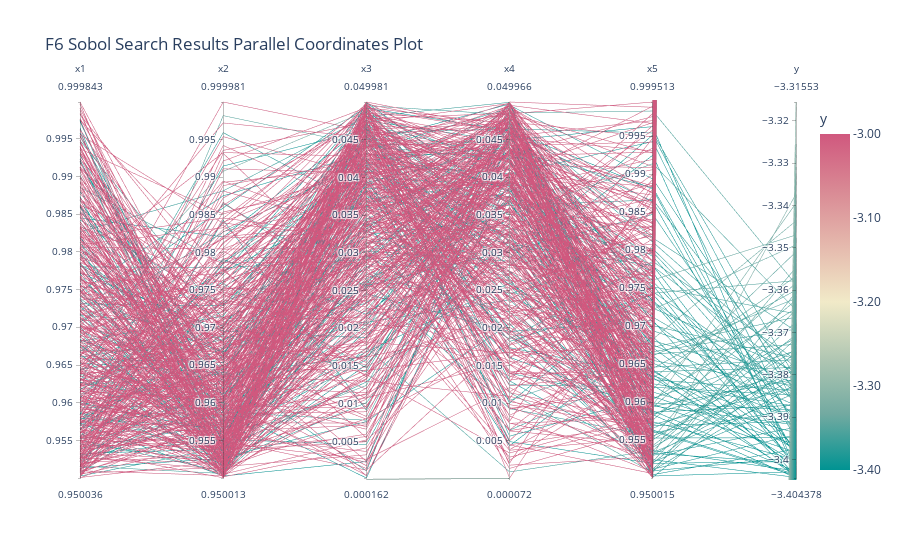

The notebook cell saved with this chart:
### Code cell
from scipy.stats.qmc import Sobol

def sample_sobol_sequence(domain_bounds, num_samples):
    dim = len(domain_bounds)
    sobol_sampler = Sobol(d=dim, scramble=True)
    samples = sobol_sampler.random_base2(m=int(np.log2(num_samples)))
    # Rescale samples to the domain bounds
    rescaled_samples = np.array([start + (end - start) * samples[:, i] for i, (start, end) in enumerate(domain_bounds)]).T
    return rescaled_samples

# Example usage
#domain_bounds = [(0, 1), (0, 1), (0, 1)]  # 3D problem
#num_samples = 1000
#sobol_samples = sample_sobol_sequence(domain_bounds, num_samples)
#print("Sobol sequence samples:", sobol_samples.shape[0])

domain_bounds= [(0.99, 1), (0.97, 1), (0, 0.05),(0, 0.05),(0.97,1)]
num_points_per_dimension = 2048  # Number of points along each dimension
X_sobol_grid_hv = sample_sobol_sequence(domain_bounds, num_points_per_dimension)


# Select updated kappa & xi based on the nth week
# Example for a specific week (e.g., week 1)
week_index = current_week_index  # For week 10, as indexing starts from 0
xi_value = xi_array[week_index]
kappa_value = kappa_array[week_index]


# EI, PI, UCB next point calcuation
next_point_ei, next_point_pi, next_point_ucb = propose_next_point(xi_value,kappa_value,X_sobol_grid_hv,best_gp,'sklearn')

#mse, r2 = evaluate_model_performance(best_gp, X_new_points, Y_new_points,'sklearn')
#print(f"MSE: {mse}")
#print(f"R-squared: {r2}")

#print_timestamp()


y_highvalue_pred = predict_in_batches(best_gp, X_sobol_grid_hv, batch_size=10000)


# After evaluation, you can create a DataFrame for analysis
df_evaluation = pd.DataFrame(X_sobol_grid_hv, columns=[f'x{i+1}' for i in range(len(domain_bounds))])
df_evaluation['y'] = y_highvalue_pred

# Sort the DataFrame by 'y' in descending order to get the smallest values at the top
sorted_df_hv = df_evaluation.sort_values(by='y', ascending=False)

# Take the top n entries after sorting
n_samples = 500  # Adjust n to your preferred sample size
sampled_df_hv = sorted_df_hv.head(n_samples)
print(sampled_df_hv.head(20))

plot_parallel_coordinates(sampled_df_hv, 'y', "F6 Sobol Search Results Parallel Coordinates Plot")
print_timestamp()

### Figure 1 — Plotly figure (JSON) as saved in the notebook; plotly's stock layout.template omitted (floating-point values rounded to 4 significant figures; data arrays with more than 128 entries replaced by an {"elided": "..."} marker saying what was removed)
{"data": [{"dimensions": [{"label": "x1", "values": {"elided": "886 float values"}}, {"label": "x2", "values": {"elided": "886 float values"}}, {"label": "x3", "values": {"elided": "886 float values"}}, {"label": "x4", "values": {"elided": "886 float values"}}, {"label": "x5", "values": {"elided": "886 float values"}}, {"label": "y", "values": {"elided": "886 float values"}}], "domain": {"x": [0, 1], "y": [0, 1]}, "line": {"color": {"elided": "886 float values"}, "coloraxis": "coloraxis"}, "name": "", "type": "parcoords"}], "layout": {"coloraxis": {"cmax": -3, "cmin": -3.404, "colorbar": {"ticktext": ["-3.40", "-3.30", "-3.20", "-3.10", "-3.00"], "tickvals": [-3.404, -3.303, -3.202, -3.101, -3], "title": {"text": "y"}}, "colorscale": [[0, "rgb(0, 147, 146)"], [0.1667, "rgb(114, 170, 161)"], [0.3333, "rgb(177, 199, 179)"], [0.5, "rgb(241, 234, 200)"], [0.6667, "rgb(229, 185, 173)"], [0.8333, "rgb(217, 137, 148)"], [1, "rgb(208, 88, 126)"]]}, "legend": {"tracegroupgap": 0}, "margin": {"t": 100}, "title": {"text": "F6 Sobol Search Results Parallel Coordinates Plot"}}}
